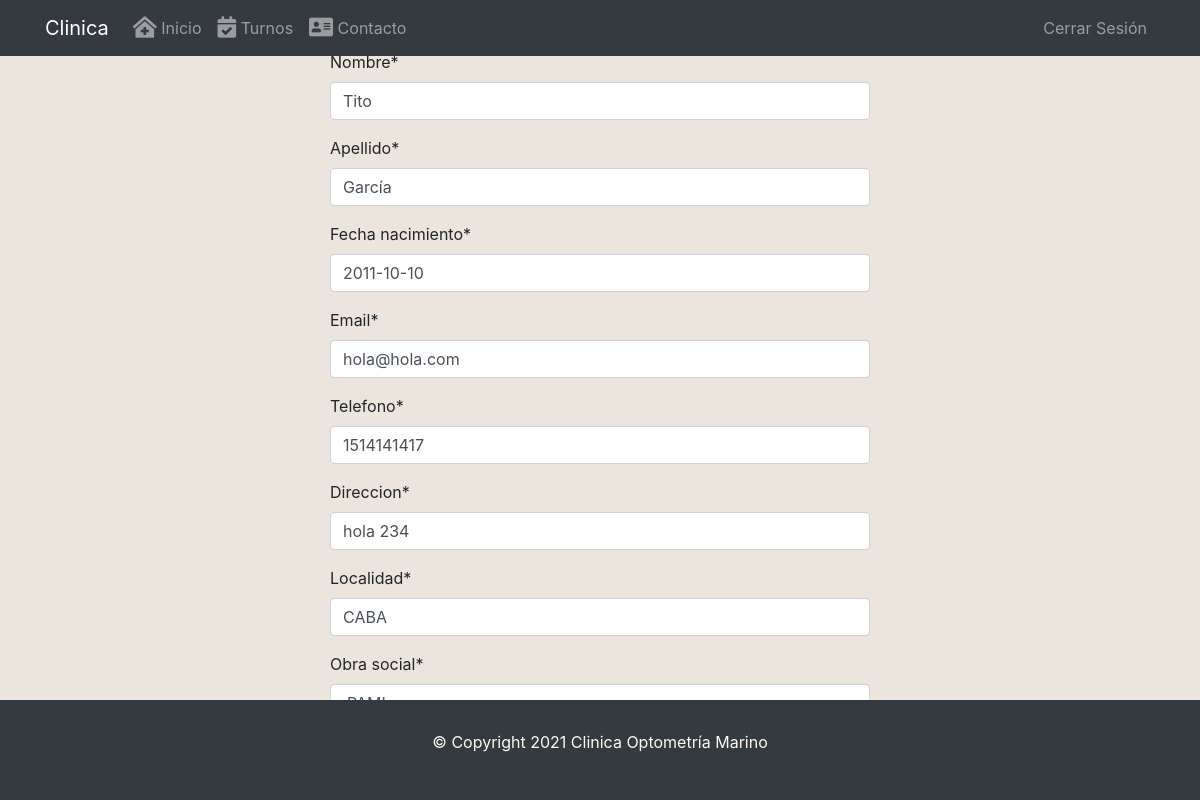
The page /paciente/2/update/ (signed in) on the database its author committed.
### clinica/models.py (models this page shows, shortened)
class Paciente(models.Model):
    nombre = models.CharField(max_length=50, validators=[MinLengthValidator(2, "El nombre debe contener al menos 2 caracteres")])
    apellido = models.CharField(max_length=50, validators=[MinLengthValidator(2, "El apellido debe contener al menos 2 caracteres")])
    dni = ARDNIField(max_length=10, min_length=7)
    fecha_nacimiento= models.DateField()
    email = models.EmailField()
    telefono = models.CharField(max_length=17)
    direccion = models.CharField(max_length=50)
    localidad = models.CharField(max_length=50)
    obra_social = models.ForeignKey(ObraSocial, on_delete=models.CASCADE, null=True)

### clinica/views.py (the view)
# urls.py: path('paciente/<int:pk>/update/', views.PacienteUpdateView.as_view(), name='paciente_update'),
class PacienteUpdateView(LoginRequiredMixin, UserPassesTestMixin, UpdateView):
    model = Paciente
    fields = '__all__'
    success_url = reverse_lazy('clinica:turno_create')
    def test_func(self):
        user = self.request.user
        if user.groups.filter(name='Secretaria').exists() or user.is_staff:
            return True
        else :
            return False

### clinica/models.py (called while the page is built)
    def __str__(self):
        return self.alias

### clinica/templates/clinica/paciente_form.html (shortened to what this page needs)
{% extends "clinica/base_nav.html" %}
{% load crispy_forms_tags %}
{% block head %}
	{% load static %}
	{% load bootstrap4 %}
	{% bootstrap_css %}
    <link rel="stylesheet" href="{% static 'clinica/css/main.css' %}" type="text/css">
	{% endblock head %}
{% block content %}
	<div class="container w-50 mx-auto">
		<form class="datepicker" method="POST">
            {{ form|crispy }}
			<button class="btn btn-outline-info" type="submit">Crear</button>
			<a class="btn btn-outline-secondary" href="{% url 'clinica:turno_create' %}">Cancelar</a>
		</form>
	</div>
{% endblock content %}

### clinica/static/clinica/css/main.css (style rules this page uses)
body { padding-top: 50px; z-index: 0; background-color: rgba(230, 223, 214, 0.795); }

### rows shown on the page
Paciente: nombre "Tito", apellido "García", fecha_nacimiento "2011-10-10", email "hola@hola.com", telefono "1514141417", direccion "hola 234", localidad "CABA"
